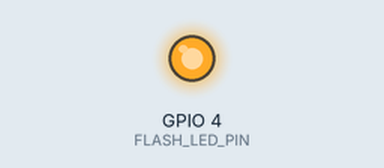
Recording of a program running on a simulated ESP32. Parts: output pins drawn as LEDs (lit = HIGH). WiFi joins after 1.5 s; servers stay silent unless stated; the camera gives no picture; what the program prints to the serial monitor is not drawn.

Above: at 2.4 s.
At 3.9 s:
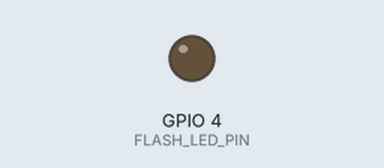
Timing chart, 0 to 5.4 s (numbered marks = the images above):
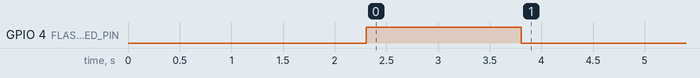

The program:

main.cpp
```cpp
#include "esp_camera.h"
#include <WiFi.h>
#include "esp_http_server.h"
#include <ESPmDNS.h>

// ---------------- WIFI ----------------
const char* ssid = "mobobot1234";
const char* password = "mobobot1234";

#define FLASH_LED_PIN 4

// ---------------- CAMERA PINS (AI Thinker) ----------------
#define PWDN_GPIO_NUM     32
#define RESET_GPIO_NUM    -1
#define XCLK_GPIO_NUM      0

#define SIOD_GPIO_NUM     26
#define SIOC_GPIO_NUM     27

#define Y9_GPIO_NUM       35
#define Y8_GPIO_NUM       34
#define Y7_GPIO_NUM       39
#define Y6_GPIO_NUM       36
#define Y5_GPIO_NUM       21
#define Y4_GPIO_NUM       19
#define Y3_GPIO_NUM       18
#define Y2_GPIO_NUM        5

#define VSYNC_GPIO_NUM    25
#define HREF_GPIO_NUM     23
#define PCLK_GPIO_NUM     22

// ------------------------------------------------------------

// static esp_err_t stream_handler(httpd_req_t *req)
// {
//     camera_fb_t * fb = NULL;
//     esp_err_t res = ESP_OK;

//     httpd_resp_set_type(req, "multipart/x-mixed-replace; boundary=frame");

//     while(true)
//     {
//         fb = esp_camera_fb_get();
//         if (!fb) {
//             return ESP_FAIL;
//         }

//         char buf[64];
//         int len = snprintf(buf, sizeof(buf),
//             "--frame\r\nContent-Type: image/jpeg\r\nContent-Length: %u\r\n\r\n",
//             fb->len);

//         httpd_resp_send_chunk(req, buf, len);
//         httpd_resp_send_chunk(req, (const char*)fb->buf, fb->len);
//         httpd_resp_send_chunk(req, "\r\n", 2);

//         esp_camera_fb_return(fb);
//     }

//     return res;
// }

static esp_err_t stream_handler(httpd_req_t *req)
{
    camera_fb_t * fb = NULL;
    esp_err_t res = ESP_OK;

    // TURN FLASH LED ON when streaming starts
    digitalWrite(FLASH_LED_PIN, HIGH);

    httpd_resp_set_type(req, "multipart/x-mixed-replace; boundary=frame");

    while(true)
    {
        fb = esp_camera_fb_get();
        if (!fb)
        {
            res = ESP_FAIL;
            break;
        }

        char buf[64];
        int len = snprintf(buf, sizeof(buf),
            "--frame\r\nContent-Type: image/jpeg\r\nContent-Length: %u\r\n\r\n",
            fb->len);

        if (httpd_resp_send_chunk(req, buf, len) != ESP_OK)
        {
            esp_camera_fb_return(fb);
            break;
        }

        if (httpd_resp_send_chunk(req, (const char*)fb->buf, fb->len) != ESP_OK)
        {
            esp_camera_fb_return(fb);
            break;
        }

        if (httpd_resp_send_chunk(req, "\r\n", 2) != ESP_OK)
        {
            esp_camera_fb_return(fb);
            break;
        }

        esp_camera_fb_return(fb);

        delay(1);
    }

    // TURN FLASH LED OFF when streaming stops
    digitalWrite(FLASH_LED_PIN, LOW);

    return res;
}

void startCameraServer()
{
    httpd_config_t config = HTTPD_DEFAULT_CONFIG();
    config.server_port = 81;
    config.ctrl_port = 32768;
    config.max_open_sockets = 7;
    config.lru_purge_enable = true;

    httpd_handle_t server = NULL;

    if (httpd_start(&server, &config) == ESP_OK)
    {
        httpd_uri_t stream_uri = {
            .uri = "/stream",
            .method = HTTP_GET,
            .handler = stream_handler,
            .user_ctx = NULL,
            // .is_websocket = true
        };

        httpd_register_uri_handler(server, &stream_uri);
    }
}

void setup()
{
    Serial.begin(115200);

    pinMode(FLASH_LED_PIN, OUTPUT);

    // -------- CAMERA CONFIG --------
    camera_config_t config;
    config.ledc_channel = LEDC_CHANNEL_0;
    config.ledc_timer = LEDC_TIMER_0;

    config.pin_d0 = Y2_GPIO_NUM;
    config.pin_d1 = Y3_GPIO_NUM;
    config.pin_d2 = Y4_GPIO_NUM;
    config.pin_d3 = Y5_GPIO_NUM;
    config.pin_d4 = Y6_GPIO_NUM;
    config.pin_d5 = Y7_GPIO_NUM;
    config.pin_d6 = Y8_GPIO_NUM;
    config.pin_d7 = Y9_GPIO_NUM;

    config.pin_xclk = XCLK_GPIO_NUM;
    config.pin_pclk = PCLK_GPIO_NUM;
    config.pin_vsync = VSYNC_GPIO_NUM;
    config.pin_href = HREF_GPIO_NUM;

    config.pin_sccb_sda = SIOD_GPIO_NUM;
    config.pin_sccb_scl = SIOC_GPIO_NUM;

    config.pin_pwdn = PWDN_GPIO_NUM;
    config.pin_reset = RESET_GPIO_NUM;

    config.xclk_freq_hz = 20000000;
    config.pixel_format = PIXFORMAT_JPEG;
    // config.pixel_format = PIXFORMAT_RGB888;

    config.frame_size = FRAMESIZE_QVGA;   // 320x240 (fast)
    config.jpeg_quality = 18;             // lighter compression
    config.fb_count = 2;

    if (esp_camera_init(&config) != ESP_OK)
    {
        Serial.println("Camera init failed");
        return;
    }

    sensor_t * s = esp_camera_sensor_get();
    s->set_vflip(s, 1);
    s->set_hmirror(s, 1);
    s->set_brightness(s, 0);
    s->set_saturation(s, 0);
    s->set_contrast(s, 0);

    // -------- WIFI --------
    WiFi.begin(ssid, password);

    Serial.print("Connecting");

    while (WiFi.status() != WL_CONNECTED)
    {
        delay(500);
        Serial.print(".");
    }

    // Initialize mDNS
  if (!MDNS.begin("mobobot-cam")) {   // Set the hostname to "mobobot-cam.local"
    Serial.println("Error setting up MDNS responder!");
    while(1) {
      delay(1000);
    }
  }
  Serial.println("mDNS responder started");

    Serial.println();
    Serial.print("Camera Stream Ready: http://");
    // Serial.print(WiFi.localIP());
    // Serial.print("mobobot-cam");
    Serial.println(":81/stream");

    digitalWrite(FLASH_LED_PIN, LOW);   // LED OFF
    delay(500);
    digitalWrite(FLASH_LED_PIN, HIGH);  // LED ON
    delay(1500);
    digitalWrite(FLASH_LED_PIN, LOW);   // LED OFF


    startCameraServer();
}

void loop()
{
}
```
